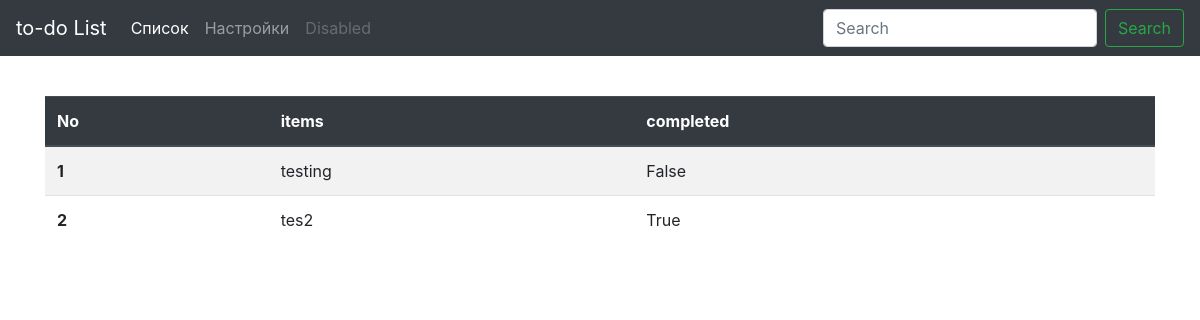
The page /list/ on the database as committed earlier.
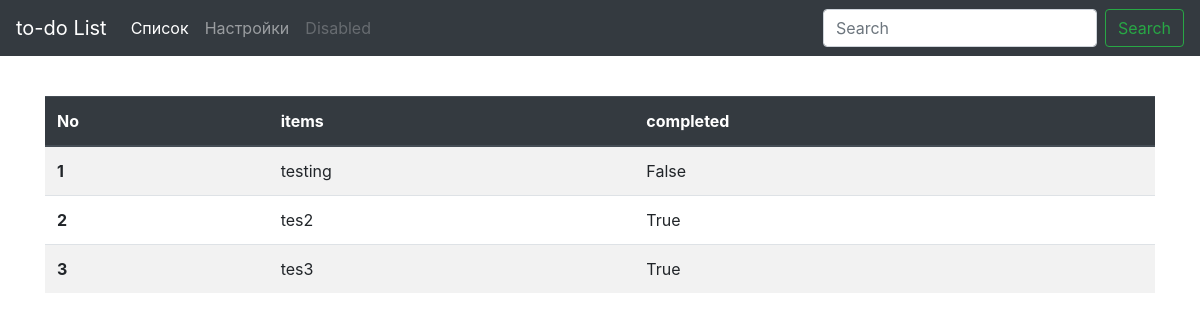
The same page on the database as committed later.
### list/models.py (models this page shows, shortened)
class List(models.Model):
    item = models.CharField(max_length=200)
    completed = models.BooleanField(default=False)

### list/views.py (the view)
# urls.py: url('',views.list, name='index'),
def list(request):
    all_items = List.objects.all()
    context = {
        'Title' : 'List',
        'all_items' : all_items,
    }
    return render (request, 'list/index.html', context)

### list/templates/list/index.html (shortened to what this page needs)
{% extends 'base.html' %}
{% block content %}
<div class="container pt-5">
      <table class="table table-striped table-hover">
        <thead class="thead-dark">
          <tr>
            <th scope="col">No</th>
            <th scope="col">items</th>
            <th scope="col">completed</th>
          </tr>
        </thead>
        <tbody>
          {% for things in all_items %}
          <tr>
            <th scope="row">{{forloop.counter}}</th>
            <td> {{things.item}} </td>
            <td>{{things.completed}}</td>
          </tr>
          {% endfor %}
        </tbody>
      </table>
    </div>
{% endblock content %}

Rows that differ between the two databases and show on the page:
added List: item "tes3", completed "True"
